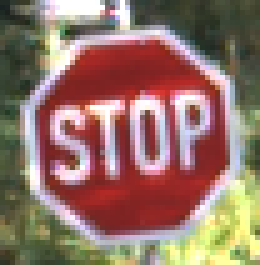
#> input picture ref_col_raw2.png, 52 x 53 px (shown 5 times larger)
$ python py5_team_3_5.py
#> lines starting #> are read from the running program, lines starting #| are printed output that depends on the picture
#> the answer given: ref_col_raw2.png
"""
Course Number: ENGR 13300
Semester: Fall 2026

Description:
    Replace this line with a description of your program.

Assignment Information:
    Assignment:     Py5 Team 3
    Team ID:        SC1 - 05
    Author:         Edison Zheng, zhen1058@purdue.edu
    Date:           10/06/2026

Contributors:
    Name, login@purdue [repeat for each]

    My contributor(s) helped me:
    [ ] understand the assignment expectations without
        telling me how they will approach it.
    [ ] understand different ways to think about a solution
        without helping me plan my solution.
    [ ] think through the meaning of a specific error or
        bug present in my code without looking at my code.
    Note that if you helped somebody else with their code, you
    have to list that person as a contributor here as well.

Academic Integrity Statement:
    I have not used source code obtained from any unauthorized
    source, either modified or unmodified; nor have I provided
    another student access to my code.  The project I am
    submitting is my own original work.
"""

import numpy as np
from PIL import Image
from PIL import ImageOps
import matplotlib.pyplot as plt


def linearize(c):
    return np.where(
        c <= 0.04045,
        c / 12.92,
        ((c + 0.055) / 1.055) ** 2.4,
    )
def load_img(path):
#> called with path = 'ref_col_raw2.png'
    image_array = np.array(Image.open(path))
#> image_array is the input picture: shape (53, 52, 3); mean R, G, B 147.9, 116.2, 104.5
    float_image_array = image_array.astype(float) / 255.0  # Normalize to [0, 1]
    linearized_image_array = linearize(float_image_array)
#> in linearize, `return np.where( c <= 0.04045, c / 12.92, ((c + 0.055) / 1.055) ** 2.4..`:
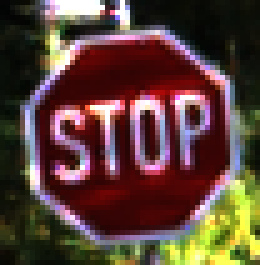
#> returned value: shape (53, 52, 3) float64 (shown 5 times larger); mean of channels 0, 1, 2 0.363, 0.263, 0.227; drawn as R, G, B
    return linearized_image_array
def resize_image(original_image_array, new_size):
    # Convert the NumPy array to a Pillow image
    img = Image.fromarray(original_image_array)
    # Resize with bilinear interpolation; new_size is (width, height)
    resized = img.resize(new_size, Image.BILINEAR)
    return np.array(resized)
def pad_image(resized_img_array, target_size):
    # Convert the NumPy array to a Pillow image
    img = Image.fromarray(resized_img_array)
    # Center the image on a black canvas of target_size (width, height)
    padded = ImageOps.pad(img, target_size)
    return np.array(padded)
def main():
    # Load the image the user asks for
    image_path = input("Enter the path of the image you want to clean: ")
    img_array = load_img(image_path)
    # Only scale to 0-255 if load_img returned floats (0-1); uint8 is left alone
    if img_array.dtype != np.uint8:
        img_array = (img_array * 255).astype(np.uint8)
    # NumPy shape is (height, width, ...)
    orig_height, orig_width = img_array.shape[:2]
#> orig_height = 53; orig_width = 52

    # Input looks like "100, 100": split on the comma and convert each part to an int
#> (the run stopped early here; a loop or call above may not have finished)

$ run again, on beau.png
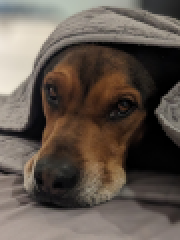
#> input picture beau.png, 90 x 120 px (shown 2 times larger)
#> in load_img, image_array is the input picture: shape (120, 90, 3); mean R, G, B 97.7, 87.1, 78.5
#> in linearize, `return np.where( c <= 0.04045, c / 12.92, ((c + 0.055) / 1.055) ** 2.4..`:
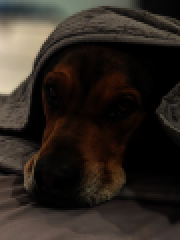
#> returned value: shape (120, 90, 3) float64 (shown 2 times larger); mean of channels 0, 1, 2 0.183, 0.154, 0.13; drawn as R, G, B
